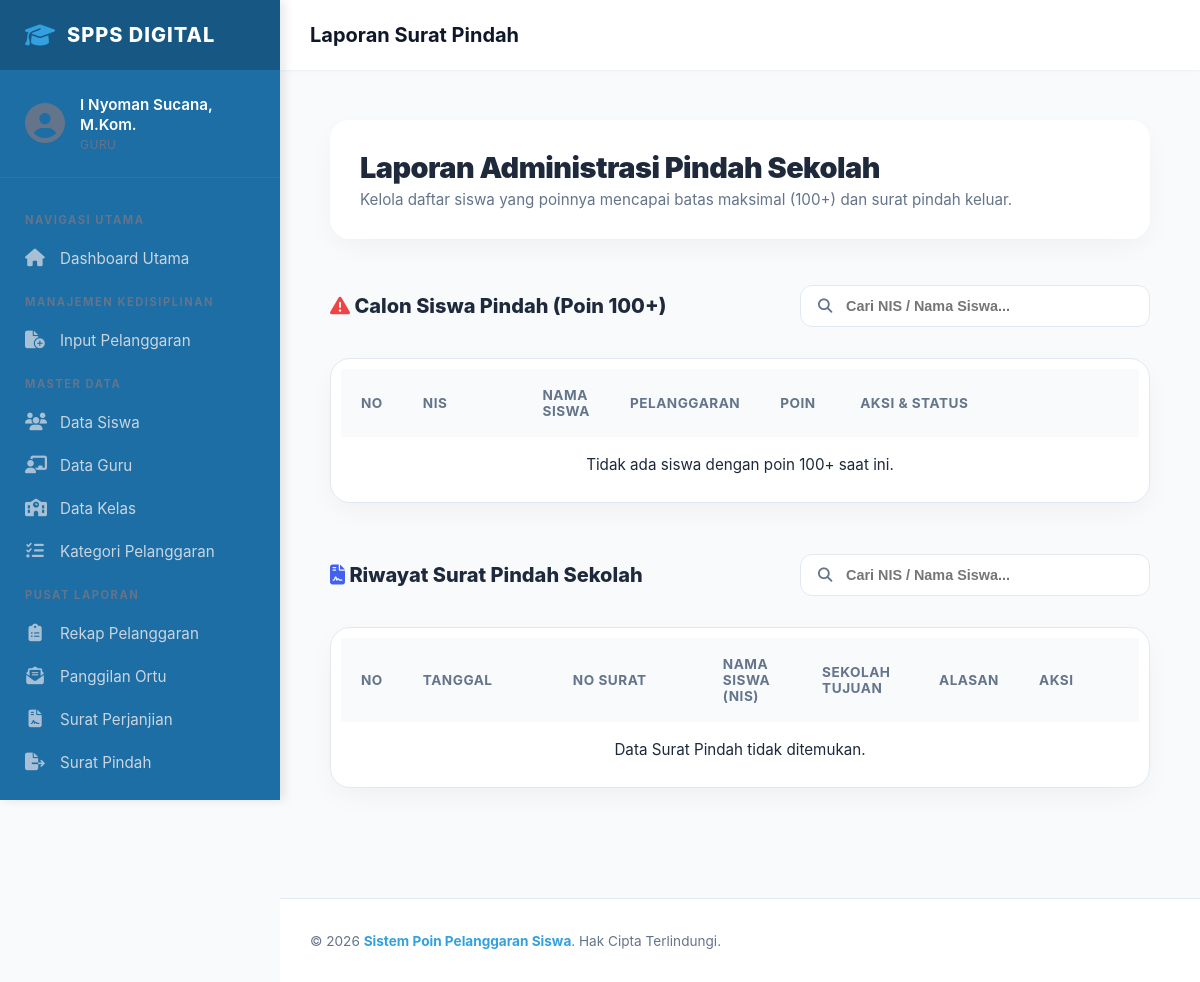
The app's page /pages/laporan/list_pindah.php (signed in), older data.
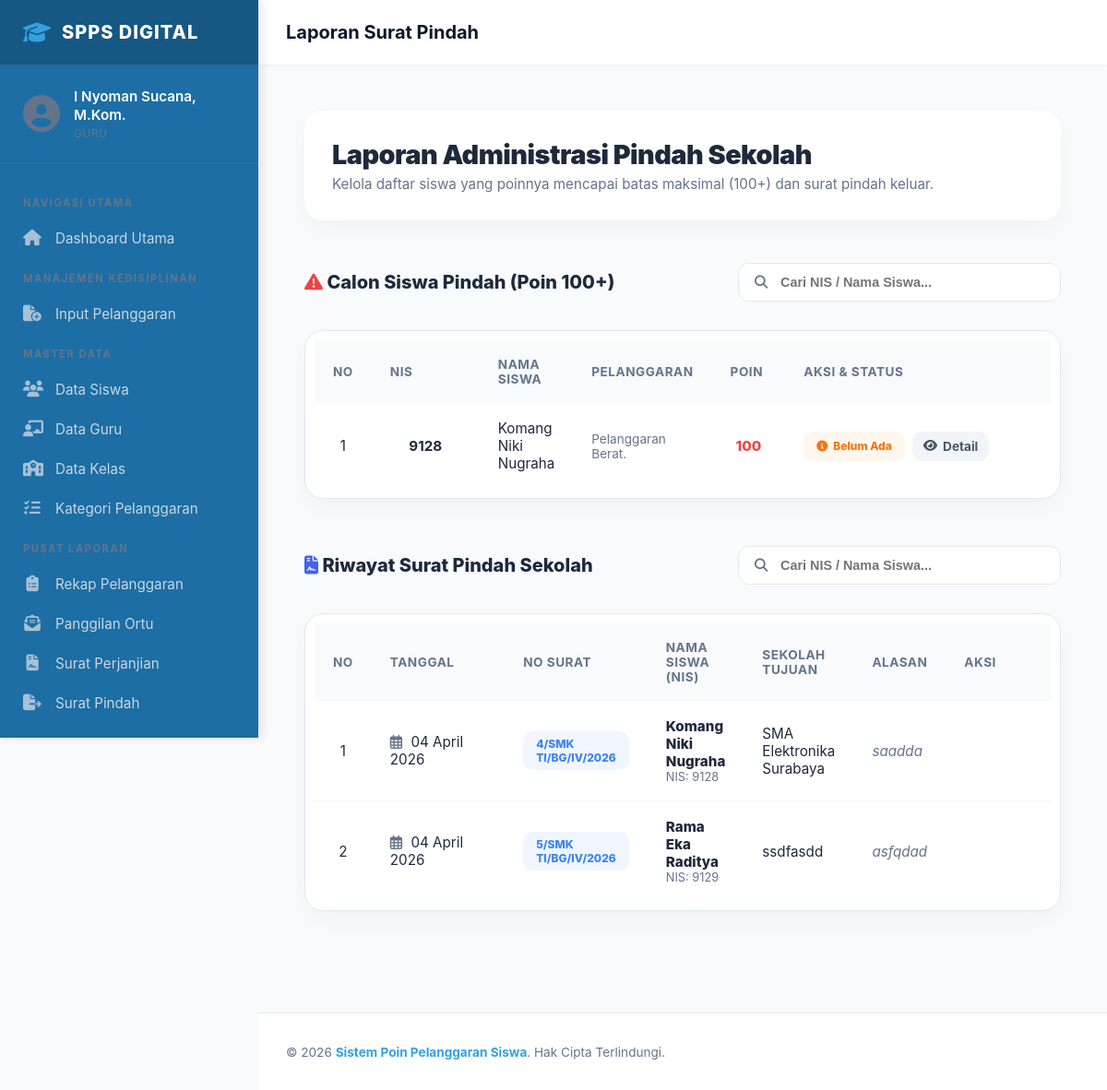
The same page, newer data.
### tables this page shows
CREATE TABLE `siswa` (
  `nis` int(5) NOT NULL,
  `nama_siswa` varchar(50) DEFAULT NULL,
  `jenis_kelamin` enum('Laki - Laki','Perempuan') DEFAULT NULL,
  `alamat` varchar(100) DEFAULT NULL,
  `password` varchar(70) DEFAULT NULL,
  `status` enum('aktif','tidak_aktif','lulus','pindah') DEFAULT NULL,
  `id_ortu_wali` int(5) DEFAULT NULL,
  `id_kelas` int(3) DEFAULT NULL
);

CREATE TABLE `surat_keluar` (
  `id_surat_keluar` int(5) NOT NULL,
  `no_surat` varchar(30) DEFAULT NULL,
  `jenis_surat` varchar(30) DEFAULT NULL,
  `id_surat_pindah` int(5) DEFAULT NULL,
  `nis` int(5) DEFAULT NULL,
  `tanggal_pembuatan_surat` date DEFAULT NULL,
  `id_profil_sekolah` int(2) DEFAULT NULL,
  `id_tahun_ajaran` int(3) DEFAULT NULL,
  `tingkat` varchar(3) DEFAULT NULL,
  `tanggal_pemanggilan` datetime NOT NULL,
  `keperluan` text NOT NULL
);

CREATE TABLE `surat_pindah` (
  `id_surat_pindah` int(5) NOT NULL,
  `sekolah_tujuan` varchar(100) DEFAULT NULL,
  `alasan_pindah` text DEFAULT NULL,
  `nama_ortu` varchar(50) DEFAULT NULL,
  `alamat_ortu` varchar(100) DEFAULT NULL,
  `foto_dokumen` varchar(100) DEFAULT NULL,
  `status` enum('Masih Proses','Selesai','','') DEFAULT NULL
);

### pages/laporan/list_pindah.php (the view, shortened to what the changed rows need)
<?php
include ROOTPATH . "/config/config.php";
include ROOTPATH . "/includes/header.php";
function formatTanggalIndo($tanggal_database) {
    $nama_bulan = [
        "01" => "Januari",  "02" => "Pebruari", "03" => "Maret",
        "04" => "April",    "05" => "Mei",       "06" => "Juni",
        "07" => "Juli",     "08" => "Agustus",   "09" => "September",
        "10" => "Oktober",  "11" => "November",  "12" => "Desember"
    ];
    $timestamp = strtotime($tanggal_database);
    $bagian_tanggal = explode("-", date("d-m-Y", $timestamp));
    return $bagian_tanggal[0] . " " . $nama_bulan[$bagian_tanggal[1]] . " " . $bagian_tanggal[2];
}
function tampilkanJenisPelanggaran($conn, $nis_siswa) {
    $query = mysqli_query($conn,
        "SELECT DISTINCT jenis FROM pelanggaran_siswa JOIN jenis_pelanggaran USING(id_jenis_pelanggaran) WHERE nis = '$nis_siswa'"
    );
    $daftar = [];
    while ($baris = mysqli_fetch_assoc($query)) {
        $daftar[] = htmlspecialchars($baris['jenis']);
    }
    if (!empty($daftar)) {
        echo implode(', ', $daftar) . '.';
    }
}
$keyword_calon = isset($_GET['cari_daftar_siswa']) ? mysqli_real_escape_string($conn, $_GET['cari_daftar_siswa']) : '';
$sql_calon = "
    SELECT main.*, sub.total_poin
    FROM (
        SELECT siswa.*, sk.tanggal_pembuatan_surat AS tanggal_surat, sp.status AS status_dokumen, sp.foto_dokumen, sk.id_surat_pindah
        FROM siswa
        JOIN pelanggaran_siswa USING(nis)
        LEFT JOIN surat_keluar sk ON siswa.nis = sk.nis AND sk.jenis_surat = 'Pindah Sekolah'
        LEFT JOIN surat_pindah sp USING(id_surat_pindah)
        WHERE siswa.status = 'aktif'
          AND (siswa.nama_siswa LIKE '%$keyword_calon%' OR siswa.nis LIKE '%$keyword_calon%')
        GROUP BY siswa.nis, sk.id_surat_pindah, sk.tanggal_pembuatan_surat, sp.status, sp.foto_dokumen
        ORDER BY siswa.nis, sk.tanggal_pembuatan_surat DESC
    ) main
    JOIN (
        SELECT nis, SUM(poin) AS total_poin FROM pelanggaran_siswa JOIN jenis_pelanggaran USING(id_jenis_pelanggaran) GROUP BY nis
    ) sub USING(nis)
    WHERE sub.total_poin >= 100
";
$hasil_calon = mysqli_query($conn, $sql_calon);
$keyword_surat = isset($_GET['cari']) ? mysqli_real_escape_string($conn, $_GET['cari']) : '';
$result_surat_pindah = mysqli_query($conn,
    "SELECT * FROM surat_keluar JOIN siswa USING(nis) JOIN surat_pindah USING(id_surat_pindah)
     WHERE jenis_surat = 'Pindah Sekolah'
     AND (nama_siswa LIKE '%$keyword_surat%' OR nis LIKE '%$keyword_surat%')
     ORDER BY tanggal_pembuatan_surat DESC"
);
?>
<link rel="stylesheet" href="/poin_pelanggaran_siswa/css/pages/laporan/list_pindah.css">
<div class="list-pindah-wrapper animate-fade-in">
    <header class="page-header-premium">
        <div class="header-info">
            <h2>Laporan Administrasi Pindah Sekolah</h2>
        </div>
    </header>
    <div class="table-card">
        <table class="modern-table">
            <thead>
                <tr>
                    <th width="50">No</th>
                    <th width="120">NIS</th>
                    <th>Nama Siswa</th>
                    <th>Pelanggaran</th>
                    <th width="80">Poin</th>
                    <th width="300">Aksi & Status</th>
                </tr>
            </thead>
            <tbody>
                <?php
                $no = 1;
                if (mysqli_num_rows($hasil_calon) == 0) {
                    echo "<tr><td colspan='6' align='center'>Tidak ada siswa dengan poin 100+ saat ini.</td></tr>";
                } else {
                    while ($data_siswa = mysqli_fetch_assoc($hasil_calon)) {
                        $status_class = ($data_siswa['status_dokumen'] == "Selesai") ? "status-success" : (($data_siswa['status_dokumen'] == "Masih Proses") ? "status-progress" : "status-pending");
                        $status_label = ($data_siswa['status_dokumen'] == "Selesai") ? "Selesai" : (($data_siswa['status_dokumen'] == "Masih Proses") ? "Masih Proses" : "Belum Ada");
                        $status_icon = ($data_siswa['status_dokumen'] == "Selesai") ? "fa-check-circle" : (($data_siswa['status_dokumen'] == "Masih Proses") ? "fa-clock" : "fa-info-circle");
                ?>
                <tr>
                    <td align="center"><?= $no++ ?></td>
                    <td align="center"><strong><?= htmlspecialchars($data_siswa['nis']) ?></strong></td>
                    <td><?= htmlspecialchars($data_siswa['nama_siswa']) ?></td>
                    <td style="font-size: 0.85rem; color: #64748b;"><?php tampilkanJenisPelanggaran($conn, $data_siswa['nis']); ?></td>
                    <td align="center"><span style="color: #ef4444; font-weight: 800;"><?= $data_siswa['total_poin'] ?></span></td>
                    <td>
                        <div class="btn-action-group">
                            <span class="status-badge <?= $status_class ?>"><i class="fas <?= $status_icon ?>"></i> <?= $status_label ?></span>
                            <?php if ($data_siswa['status_dokumen'] == NULL) { ?>
                                <a href="/poin_pelanggaran_siswa/pages/laporan/detail_pelanggaran.php?nis=<?= $data_siswa['nis'] ?>&from=list_pindah.php" class="btn-action btn-detail"><i class="fas fa-eye"></i> Detail</a>
                            <?php } elseif ($data_siswa['status_dokumen'] == "Selesai") { ?>
                                <a href="/poin_pelanggaran_siswa/assets/images/<?= htmlspecialchars($data_siswa['foto_dokumen']) ?>" target="_blank" class="btn-action btn-view"><i class="fas fa-image"></i> Lihat Dokumen</a>
                            <?php } ?>
                        </div>
                    </td>
                </tr>
                <?php } } ?>
            </tbody>
        </table>
    </div>
    <div class="table-card">
        <table class="modern-table">
            <thead>
                <tr>
                    <th width="50">No</th>
                    <th width="150">Tanggal</th>
                    <th width="150">No Surat</th>
                    <th>Nama Siswa (NIS)</th>
                    <th>Sekolah Tujuan</th>
                    <th>Alasan</th>
                    <th width="120">Aksi</th>
                </tr>
            </thead>
            <tbody>
                <?php
                $no = 1;
                if (mysqli_num_rows($result_surat_pindah) == 0) {
                    echo "<tr><td colspan='7' align='center'>Data Surat Pindah tidak ditemukan.</td></tr>";
                } else {
                    while ($row = mysqli_fetch_assoc($result_surat_pindah)) {
                ?>
                <tr>
                    <td align="center"><?= $no++ ?></td>
                    <td><i class="far fa-calendar-alt" style="color:var(--text-muted); margin-right:5px;"></i> <?= formatTanggalIndo($row['tanggal_pembuatan_surat']) ?></td>
                    <td><span class="status-badge status-progress"><?= htmlspecialchars($row['no_surat']) ?></span></td>
                    <td>
                        <div style="font-weight: 800; color:var(--text-main);"><?= htmlspecialchars($row['nama_siswa']) ?></div>
                        <div style="font-size: 0.8rem; color:var(--text-muted);">NIS: <?= htmlspecialchars($row['nis']) ?></div>
                    </td>
                    <td><?= htmlspecialchars($row['sekolah_tujuan']) ?></td>
                    <td><span style="font-style: italic; color: var(--text-muted);"><?= htmlspecialchars($row['alasan_pindah']) ?></span></td>
                    <td>
                    </td>
                </tr>
                <?php } } ?>
            </tbody>
        </table>
    </div>
</div>
<?php
include "../../includes/footer.php";
?>

Row changes from the older to the newer data that the page shows:
now on this page (row unchanged): siswa: nis "9128", nama_siswa "Komang Niki Nugraha", daftar "Pelanggaran Berat", total_poin "100", status_label "Belum Ada"
added surat_keluar: tanggal_pembuatan_surat "04 April 2026", no_surat "4/SMK TI/BG/IV/2026", nis.nama_siswa "Komang Niki Nugraha", nis "9128", id_surat_pindah.sekolah_tujuan "SMA Elektronika Surabaya", id_surat_pindah.alasan_pindah "saadda"
added surat_keluar: tanggal_pembuatan_surat "04 April 2026", no_surat "5/SMK TI/BG/IV/2026", nis.nama_siswa "Rama Eka Raditya", nis "9129", id_surat_pindah.sekolah_tujuan "ssdfasdd", id_surat_pindah.alasan_pindah "asfqdad"
Text that changed along with them:
text no longer shown: "Tidak ada siswa dengan poin 100+ saat ini. Data Surat Pindah tidak ditemukan."
